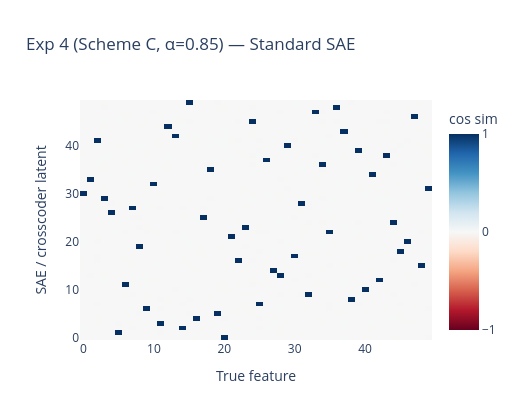
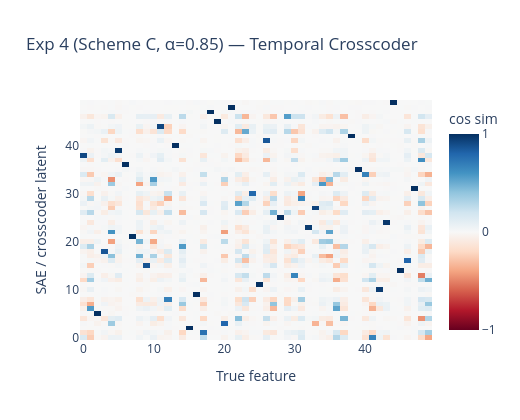

The notebook cell saved with these charts, in order:
### Code cell
m_sae4   = feature_recovery_score(sae_exp4.W_dec.T, TRUE_FEATURES)
m_cross4 = feature_recovery_score(cc_exp4.decoder_directions(pos=0), TRUE_FEATURES)

print('\n=== Exp 4 results ===')
print_recovery('Standard SAE       ', m_sae4)
print_recovery('Temporal Crosscoder', m_cross4)

ALL_RESULTS.append({'label': f'Exp 4\nScheme C (α={ALPHA_C})', 'sae': m_sae4, 'crosscoder': m_cross4})

plot_recovery_heatmap(sae_exp4.W_dec.T, TRUE_FEATURES,
                      title=f'Exp 4 (Scheme C, α={ALPHA_C}) — Standard SAE')
plot_recovery_heatmap(cc_exp4.decoder_directions(pos=0), TRUE_FEATURES,
                      title=f'Exp 4 (Scheme C, α={ALPHA_C}) — Temporal Crosscoder')

### Figure 1 — Plotly figure (JSON) as saved in the notebook; plotly's stock layout.template omitted (floating-point values rounded to 4 significant figures; data arrays with more than 128 entries replaced by an {"elided": "..."} marker saying what was removed)
{"data": [{"colorbar": {"dtick": 1, "tickvals": [-1, 0, 1], "title": {"text": "cos sim"}}, "colorscale": [[0, "rgb(103,0,31)"], [0.1, "rgb(178,24,43)"], [0.2, "rgb(214,96,77)"], [0.3, "rgb(244,165,130)"], [0.4, "rgb(253,219,199)"], [0.5, "rgb(247,247,247)"], [0.6, "rgb(209,229,240)"], [0.7, "rgb(146,197,222)"], [0.8, "rgb(67,147,195)"], [0.9, "rgb(33,102,172)"], [1, "rgb(5,48,97)"]], "hovertemplate": "True feature: %{x}<br>SAE latent: %{y}<br>Cos sim: %{z:.3f}<extra></extra>", "type": "heatmap", "z": {"elided": "50x50 float values"}, "zmax": 1, "zmin": -1}], "layout": {"height": 420, "title": {"text": "Exp 4 (Scheme C, α=0.85) — Standard SAE"}, "width": 520, "xaxis": {"title": {"text": "True feature"}}, "yaxis": {"title": {"text": "SAE / crosscoder latent"}}}}

### Figure 2 — Plotly figure (JSON) as saved in the notebook; plotly's stock layout.template omitted (floating-point values rounded to 4 significant figures; data arrays with more than 128 entries replaced by an {"elided": "..."} marker saying what was removed)
{"data": [{"colorbar": {"dtick": 1, "tickvals": [-1, 0, 1], "title": {"text": "cos sim"}}, "colorscale": [[0, "rgb(103,0,31)"], [0.1, "rgb(178,24,43)"], [0.2, "rgb(214,96,77)"], [0.3, "rgb(244,165,130)"], [0.4, "rgb(253,219,199)"], [0.5, "rgb(247,247,247)"], [0.6, "rgb(209,229,240)"], [0.7, "rgb(146,197,222)"], [0.8, "rgb(67,147,195)"], [0.9, "rgb(33,102,172)"], [1, "rgb(5,48,97)"]], "hovertemplate": "True feature: %{x}<br>SAE latent: %{y}<br>Cos sim: %{z:.3f}<extra></extra>", "type": "heatmap", "z": {"elided": "50x50 float values"}, "zmax": 1, "zmin": -1}], "layout": {"height": 420, "title": {"text": "Exp 4 (Scheme C, α=0.85) — Temporal Crosscoder"}, "width": 520, "xaxis": {"title": {"text": "True feature"}}, "yaxis": {"title": {"text": "SAE / crosscoder latent"}}}}
